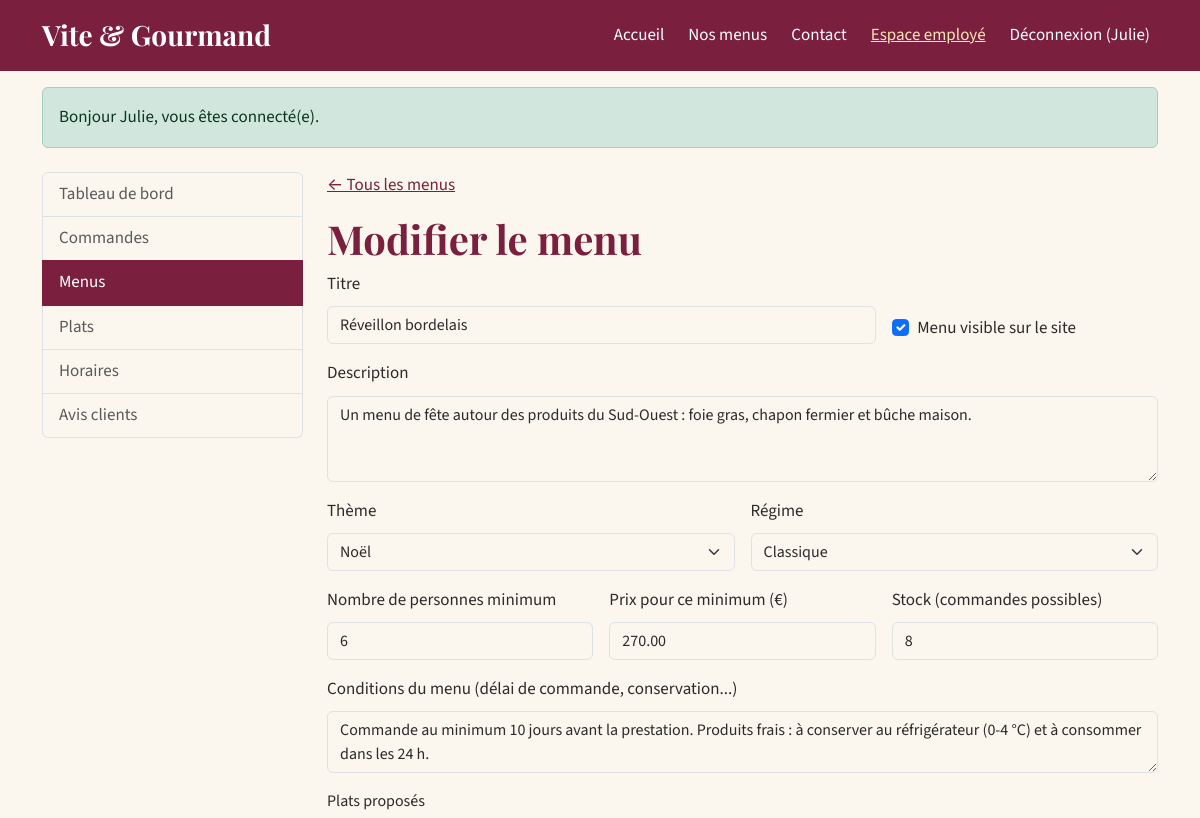
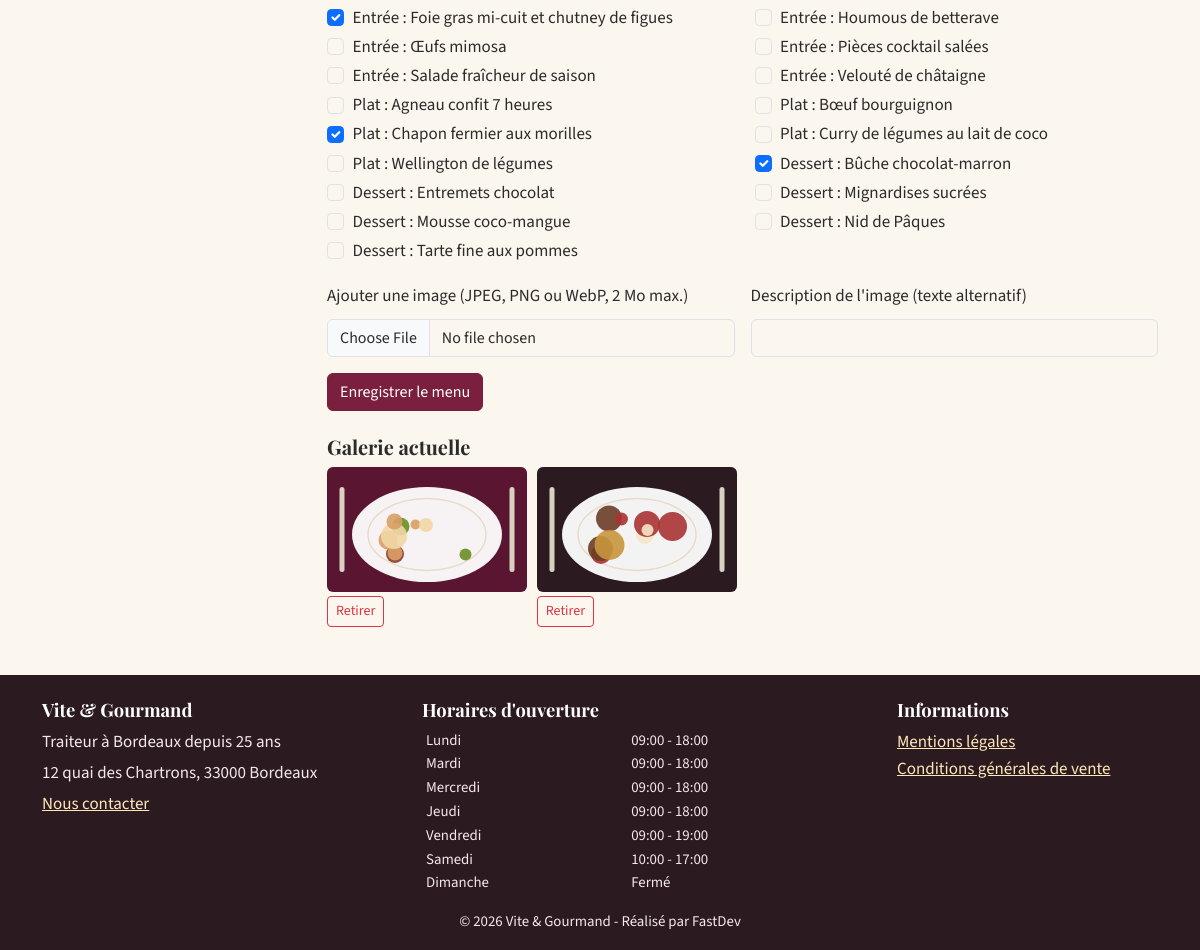
Screenshot of /employe/menus/1 (signed in) with the database file from the repository (2 pictures, top to bottom).
### tables this page shows
CREATE TABLE utilisateur (
    utilisateur_id  INT UNSIGNED NOT NULL AUTO_INCREMENT,
    role_id         INT UNSIGNED NOT NULL,
    email           VARCHAR(180) NOT NULL,
    password        VARCHAR(255) NOT NULL COMMENT 'Hash bcrypt/argon2 (password_hash), jamais le mot de passe en clair',
    nom             VARCHAR(80)  NOT NULL,
    prenom          VARCHAR(80)  NOT NULL,
    telephone       VARCHAR(20)  NULL,
    adresse_postale VARCHAR(255) NULL,
    code_postal     CHAR(5)      NULL,
    ville           VARCHAR(100) NULL,
    actif           TINYINT(1)   NOT NULL DEFAULT 1,
    created_at      DATETIME     NOT NULL DEFAULT CURRENT_TIMESTAMP,
    PRIMARY KEY (utilisateur_id),
    UNIQUE KEY uq_utilisateur_email (email),
    CONSTRAINT fk_utilisateur_role FOREIGN KEY (role_id) REFERENCES role (role_id)
);

CREATE TABLE menu (
    menu_id                  INT UNSIGNED  NOT NULL AUTO_INCREMENT,
    titre                    VARCHAR(100)  NOT NULL,
    description              TEXT          NOT NULL,
    theme_id                 INT UNSIGNED  NOT NULL,
    regime_id                INT UNSIGNED  NOT NULL,
    nombre_personne_minimum  INT UNSIGNED  NOT NULL,
    prix_minimum             DECIMAL(10,2) NOT NULL COMMENT 'Prix pour le nombre minimum de personnes',
    conditions               TEXT          NOT NULL,
    quantite_restante        INT UNSIGNED  NOT NULL DEFAULT 0 COMMENT 'Stock : nombre de commandes encore possibles',
    actif                    TINYINT(1)    NOT NULL DEFAULT 1,
    created_at               DATETIME      NOT NULL DEFAULT CURRENT_TIMESTAMP,
    PRIMARY KEY (menu_id),
    KEY idx_menu_prix (prix_minimum),
    CONSTRAINT fk_menu_theme  FOREIGN KEY (theme_id)  REFERENCES theme (theme_id),
    CONSTRAINT fk_menu_regime FOREIGN KEY (regime_id) REFERENCES regime (regime_id),
    CONSTRAINT chk_menu_min   CHECK (nombre_personne_minimum >= 1),
    CONSTRAINT chk_menu_prix  CHECK (prix_minimum >= 0)
);

CREATE TABLE theme (
    theme_id INT UNSIGNED NOT NULL AUTO_INCREMENT,
    libelle  VARCHAR(50)  NOT NULL,
    PRIMARY KEY (theme_id),
    UNIQUE KEY uq_theme_libelle (libelle)
);

CREATE TABLE regime (
    regime_id INT UNSIGNED NOT NULL AUTO_INCREMENT,
    libelle   VARCHAR(50)  NOT NULL,
    PRIMARY KEY (regime_id),
    UNIQUE KEY uq_regime_libelle (libelle)
);

CREATE TABLE plat (
    plat_id     INT UNSIGNED NOT NULL AUTO_INCREMENT,
    titre       VARCHAR(100) NOT NULL,
    type        ENUM('entree','plat','dessert') NOT NULL,
    description VARCHAR(255) NULL,
    PRIMARY KEY (plat_id)
);

CREATE TABLE menu_image (
    image_id   INT UNSIGNED NOT NULL AUTO_INCREMENT,
    menu_id    INT UNSIGNED NOT NULL,
    chemin     VARCHAR(255) NOT NULL,
    texte_alt  VARCHAR(150) NOT NULL COMMENT 'Texte alternatif obligatoire (RGAA)',
    ordre      SMALLINT     NOT NULL DEFAULT 0,
    PRIMARY KEY (image_id),
    CONSTRAINT fk_image_menu FOREIGN KEY (menu_id) REFERENCES menu (menu_id) ON DELETE CASCADE
);

CREATE TABLE horaire (
    horaire_id      INT UNSIGNED NOT NULL AUTO_INCREMENT,
    jour            VARCHAR(10)  NOT NULL,
    ordre           TINYINT      NOT NULL COMMENT '1 = lundi ... 7 = dimanche',
    heure_ouverture TIME         NULL,
    heure_fermeture TIME         NULL,
    ferme           TINYINT(1)   NOT NULL DEFAULT 0,
    PRIMARY KEY (horaire_id),
    UNIQUE KEY uq_horaire_jour (jour)
);

### views/employee/menu_form.php (the view, shortened to what the rows shown need)
<?php
$v = static function (string $f, string $default = '') use ($menu): string {
    $old = Session::old($f);
    return e($old !== '' ? $old : (string) ($menu[$f] ?? $default));
};
$action = $menu ? '/employe/menus/' . (int) $menu['menu_id'] : '/employe/menus/nouveau';
?>
<div class="container mt-4">
    <div class="row g-4">
        <div class="col-lg-3"><?php require __DIR__ . '/../partials/staff_nav.php'; ?></div>
        <div class="col-lg-9">
            <p><a href="/employe/menus">&larr; Tous les menus</a></p>
            <h1><?= e($title) ?></h1>
            <form method="post" action="<?= e($action) ?>" enctype="multipart/form-data" novalidate>
                <div class="row g-3">
                    <div class="col-md-8">
                        <label for="titre" class="form-label">Titre</label>
                        <input type="text" class="form-control" id="titre" name="titre" value="<?= $v('titre') ?>" required maxlength="100"<?= aria_error('titre') ?>>
                    </div>
                    <div class="col-md-4 d-flex align-items-end">
                        <div class="form-check">
                            <input class="form-check-input" type="checkbox" id="actif" name="actif" value="1" <?= !$menu || $menu['actif'] ? 'checked' : '' ?>>
                            <label class="form-check-label" for="actif">Menu visible sur le site</label>
                        </div>
                    </div>
                    <div class="col-12">
                        <label for="description" class="form-label">Description</label>
                        <textarea class="form-control" id="description" name="description" rows="3" required<?= aria_error('description') ?>><?= $v('description') ?></textarea>
                    </div>
                    <div class="col-md-6">
                        <label for="theme_id" class="form-label">Thème</label>
                        <select class="form-select" id="theme_id" name="theme_id" required>
                            <?php foreach ($themes as $t): ?>
                                <option value="<?= (int) $t['theme_id'] ?>" <?= (string) $t['theme_id'] === html_entity_decode($v('theme_id')) ? 'selected' : '' ?>><?= e($t['libelle']) ?></option>
                            <?php endforeach; ?>
                        </select>
                    </div>
                    <div class="col-md-6">
                        <label for="regime_id" class="form-label">Régime</label>
                        <select class="form-select" id="regime_id" name="regime_id" required>
                            <?php foreach ($regimes as $r): ?>
                                <option value="<?= (int) $r['regime_id'] ?>" <?= (string) $r['regime_id'] === html_entity_decode($v('regime_id')) ? 'selected' : '' ?>><?= e($r['libelle']) ?></option>
                            <?php endforeach; ?>
                        </select>
                    </div>
                    <div class="col-md-4">
                        <label for="nombre_personne_minimum" class="form-label">Nombre de personnes minimum</label>
                        <input type="number" min="1" class="form-control" id="nombre_personne_minimum" name="nombre_personne_minimum" value="<?= $v('nombre_personne_minimum') ?>" required<?= aria_error('nombre_personne_minimum') ?>>
                    </div>
                    <div class="col-md-4">
                        <label for="prix_minimum" class="form-label">Prix pour ce minimum (€)</label>
                        <input type="number" min="0" step="0.01" class="form-control" id="prix_minimum" name="prix_minimum" value="<?= $v('prix_minimum') ?>" required<?= aria_error('prix_minimum') ?>>
                    </div>
                    <div class="col-md-4">
                        <label for="quantite_restante" class="form-label">Stock (commandes possibles)</label>
                        <input type="number" min="0" class="form-control" id="quantite_restante" name="quantite_restante" value="<?= $v('quantite_restante', '10') ?>" required<?= aria_error('quantite_restante') ?>>
                    </div>
                    <div class="col-12">
                        <label for="conditions" class="form-label">Conditions du menu (délai de commande, conservation...)</label>
                        <textarea class="form-control" id="conditions" name="conditions" rows="2" required<?= aria_error('conditions') ?>><?= $v('conditions') ?></textarea>
                    </div>
                    <fieldset class="col-12">
                        <legend class="form-label fs-6">Plats proposés</legend>
                        <div class="row">
                            <?php foreach ($dishes as $d): ?>
                                <div class="col-md-6">
                                    <div class="form-check">
                                        <input class="form-check-input" type="checkbox" name="plats[]" id="plat<?= (int) $d['plat_id'] ?>" value="<?= (int) $d['plat_id'] ?>" <?= in_array((int) $d['plat_id'], $dishIds, true) ? 'checked' : '' ?>>
                                        <label class="form-check-label" for="plat<?= (int) $d['plat_id'] ?>"><?= e(Dish::TYPES[$d['type']]) ?> : <?= e($d['titre']) ?></label>
                                    </div>
                                </div>
                            <?php endforeach; ?>
                        </div>
                    </fieldset>
                    <div class="col-md-6">
                        <label for="image" class="form-label">Ajouter une image (JPEG, PNG ou WebP, 2 Mo max.)</label>
                        <input type="file" class="form-control" id="image" name="image" accept="image/jpeg,image/png,image/webp">
                    </div>
                    <div class="col-md-6">
                        <label for="image_alt" class="form-label">Description de l'image (texte alternatif)</label>
                        <input type="text" class="form-control" id="image_alt" name="image_alt" maxlength="150">
                    </div>
                </div>
                <button type="submit" class="btn btn-primary mt-3">Enregistrer le menu</button>
            </form>
            <?php if ($menu && $menu['images']): ?>
                <h2 class="h5 mt-4">Galerie actuelle</h2>
                <div class="row g-2">
                    <?php foreach ($menu['images'] as $img): ?>
                        <div class="col-6 col-md-3">
                            <img src="<?= e($img['chemin']) ?>" alt="<?= e($img['texte_alt']) ?>" class="img-fluid rounded" width="200" height="125">
                            <form method="post" action="/employe/images/<?= (int) $img['image_id'] ?>/supprimer" class="mt-1">
                                <button type="submit" class="btn btn-sm btn-outline-danger">Retirer<span class="visually-hidden"> l'image <?= e($img['texte_alt']) ?></span></button>
                            </form>
                        </div>
                    <?php endforeach; ?>
                </div>
            <?php endif; ?>
        </div>
    </div>
</div>

### src/Core/Router.php (shortened to what the rows shown need)
<?php
final class Router
{
    private array $routes = [];
    private function add(string $method, string $path, string $handler, array $roles): void
    {
        $this->routes[] = compact('method', 'regex', 'handler', 'roles');
    }
    public function dispatch(string $method, string $uri): void
    {
        $path = rtrim(parse_url($uri, PHP_URL_PATH) ?: '/', '/') ?: '/';
        foreach ($this->routes as $route) {
            if ($route['method'] !== $method || !preg_match($route['regex'], $path, $m)) {
                continue;
            }
            if ($route['roles'] !== []) {
                if (!Auth::check()) {
                    Session::flash('warning', 'Veuillez vous connecter pour accéder à cette page.');
                    Session::set('redirect_after_login', $uri);
                    header('Location: /connexion');
                    return;
                }
            }
            [$class, $action] = explode('@', $route['handler']);
            $params = array_map('intval', array_filter($m, 'is_string', ARRAY_FILTER_USE_KEY));
            (new $fqcn())->$action(...$params);
            return;
        }
    }
}

### views/layout.php (shortened to what the rows shown need)
<?php
$current = parse_url($_SERVER['REQUEST_URI'] ?? '/', PHP_URL_PATH);
$isActive = static fn(string $path): string => ($current === $path || ($path !== '/' && str_starts_with((string) $current, $path))) ? ' active" aria-current="page' : '';
try {
    $schedules = (new \App\Models\Reference())->schedules();
} catch (\Throwable) {
    $schedules = [];
}
$user = Auth::user();
?>
<!doctype html>
<html lang="fr">
<head>
    <link rel="stylesheet" href="/assets/vendor/bootstrap/bootstrap.min.css">
    <link rel="stylesheet" href="/assets/css/style.css">
</head>
<body class="d-flex flex-column min-vh-100">
<header>
    <nav class="navbar navbar-expand-lg navbar-vg" aria-label="Navigation principale">
        <div class="container">
            <a class="navbar-brand fs-3" href="/">Vite &amp; Gourmand</a>
            <div class="collapse navbar-collapse" id="nav">
                <ul class="navbar-nav ms-auto align-items-lg-center gap-lg-2">
                    <li class="nav-item"><a class="nav-link<?= $isActive('/') ?>" href="/">Accueil</a></li>
                    <li class="nav-item"><a class="nav-link<?= $isActive('/menus') ?>" href="/menus">Nos menus</a></li>
                    <li class="nav-item"><a class="nav-link<?= $isActive('/contact') ?>" href="/contact">Contact</a></li>
                    <?php if ($user === null): ?>
                        <li class="nav-item"><a class="nav-link<?= $isActive('/connexion') ?>" href="/connexion">Connexion</a></li>
                        <li class="nav-item"><a class="btn btn-light btn-sm" href="/inscription">Créer un compte</a></li>
                    <?php else: ?>
                        <?php if (Auth::isStaff()): ?>
                            <li class="nav-item"><a class="nav-link<?= $isActive('/employe') ?>" href="/employe">Espace employé</a></li>
                        <?php endif; ?>
                        <li class="nav-item">
                            <form action="/deconnexion" method="post" class="d-inline">
                                <button type="submit" class="btn btn-link nav-link">Déconnexion (<?= e($user['prenom']) ?>)</button>
                            </form>
                        </li>
                    <?php endif; ?>
                </ul>
            </div>
        </div>
    </nav>
</header>
<main id="contenu" class="flex-grow-1" tabindex="-1">
    <?php $flashes = Session::pullFlashes(); if ($flashes): ?>
        <div class="container mt-3" role="status" aria-live="polite">
            <?php foreach ($flashes as $f): ?>
                <div class="alert alert-<?= e($f['type']) ?> mb-2"><?= e($f['message']) ?></div>
            <?php endforeach; ?>
        </div>
    <?php endif; ?>
    <?= $content ?>
</main>
<footer class="footer-vg mt-5 pt-4 pb-3">
    <div class="container">
        <div class="row g-4">
            <div class="col-md-4">
                <h2>Vite &amp; Gourmand</h2>
                <p class="mb-1">Traiteur à Bordeaux depuis 25 ans</p>
                <p class="mb-1">12 quai des Chartrons, 33000 Bordeaux</p>
                <p><a href="/contact">Nous contacter</a></p>
            </div>
            <div class="col-md-5">
                <h2>Horaires d'ouverture</h2>
                <table class="table table-sm table-borderless mb-0 small">
                    <tbody>
                    <?php foreach ($schedules as $h): ?>
                        <tr>
                            <th scope="row" class="fw-normal py-0"><?= e($h['jour']) ?></th>
                            <td class="py-0"><?= $h['ferme'] ? 'Fermé' : e(substr((string) $h['heure_ouverture'], 0, 5) . ' - ' . substr((string) $h['heure_fermeture'], 0, 5)) ?></td>
                        </tr>
                    <?php endforeach; ?>
                    </tbody>
                </table>
            </div>
            <div class="col-md-3">
                <h2>Informations</h2>
                <ul class="list-unstyled">
                    <li><a href="/mentions-legales">Mentions légales</a></li>
                    <li><a href="/cgv">Conditions générales de vente</a></li>
                </ul>
            </div>
        </div>
        <p class="small text-center mt-3 mb-0">&copy; <?= date('Y') ?> Vite &amp; Gourmand - Réalisé par FastDev</p>
    </div>
</footer>
</body>
</html>

### rows the page displays
utilisateur: prenom "Julie"
menu: titre "Réveillon bordelais", actif "☑", description "Un menu de fête autour des produits du Sud-Ouest : foie gras, chapon fermier et bûche maison.", theme_id "Noël", regime_id "Classique", nombre_personne_minimum "6", prix_minimum "270.00", quantite_restante "8", conditions "Commande au minimum 10 jours avant la prestation. Produits frais : à conserver au réfrigérateur (0-4 °C) et à consommer dans les 24 h."
plat: plat_id "☑", type "Entrée", titre "Foie gras mi-cuit et chutney de figues"
plat: type "Entrée", titre "Houmous de betterave"
plat: type "Entrée", titre "Œufs mimosa"
plat: type "Entrée", titre "Pièces cocktail salées"
plat: type "Entrée", titre "Salade fraîcheur de saison"
plat: type "Entrée", titre "Velouté de châtaigne"
plat: type "Plat", titre "Agneau confit 7 heures"
plat: type "Plat", titre "Bœuf bourguignon"
plat: plat_id "☑", type "Plat", titre "Chapon fermier aux morilles"
plat: type "Plat", titre "Curry de légumes au lait de coco"
plat: type "Plat", titre "Wellington de légumes"
plat: plat_id "☑", type "Dessert", titre "Bûche chocolat-marron"
plat: type "Dessert", titre "Entremets chocolat"
plat: type "Dessert", titre "Mignardises sucrées"
plat: type "Dessert", titre "Mousse coco-mangue"
plat: type "Dessert", titre "Nid de Pâques"
plat: type "Dessert", titre "Tarte fine aux pommes"
menu_image: chemin (picture)
menu_image: chemin (picture)
horaire: jour "Lundi", heure_ouverture+heure_fermeture "09:00 - 18:00"
horaire: jour "Mardi", heure_ouverture+heure_fermeture "09:00 - 18:00"
horaire: jour "Mercredi", heure_ouverture+heure_fermeture "09:00 - 18:00"
horaire: jour "Jeudi", heure_ouverture+heure_fermeture "09:00 - 18:00"
horaire: jour "Vendredi", heure_ouverture+heure_fermeture "09:00 - 19:00"
horaire: jour "Samedi", heure_ouverture+heure_fermeture "10:00 - 17:00"
horaire: jour "Dimanche", ferme "Fermé"

### other values shown
$f['message'] "Bonjour Julie, vous êtes connecté(e)."
$label "Tableau de bord"
$label "Commandes"
$label "Menus"
$label "Plats"
$label "Horaires"
$label "Avis clients"
